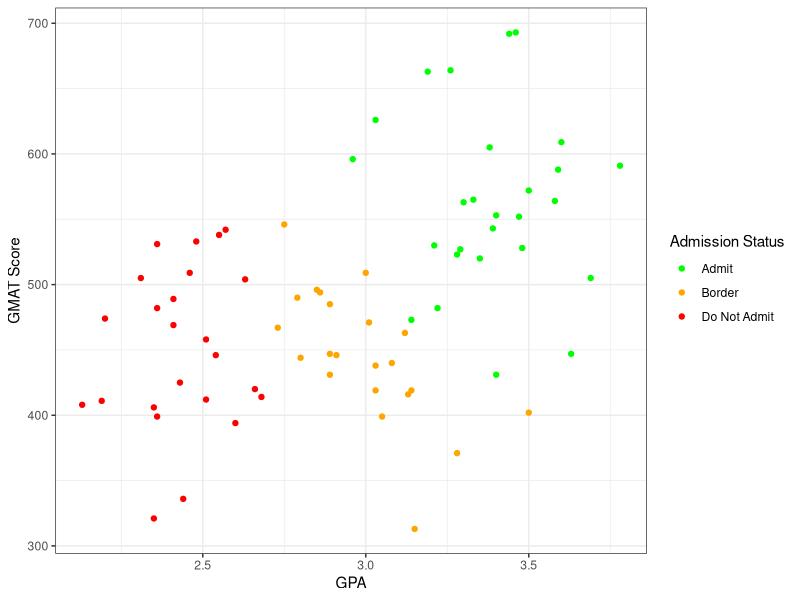
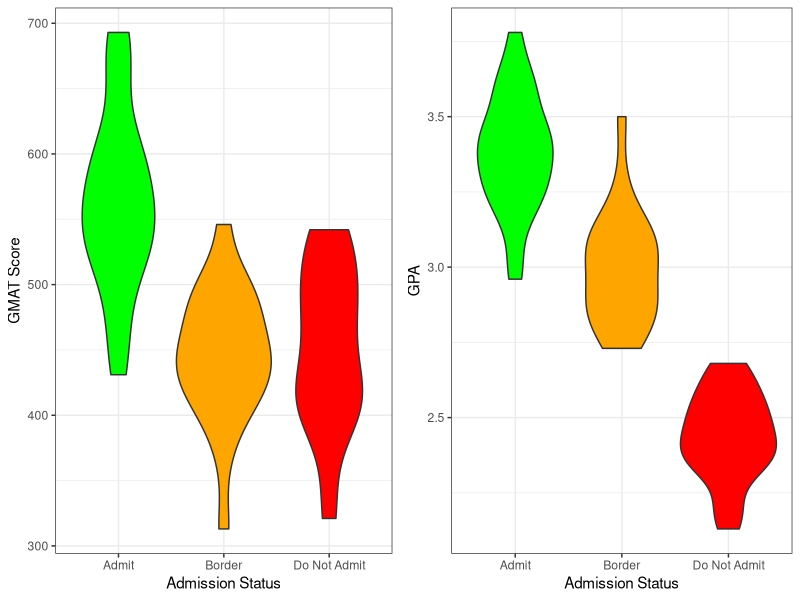
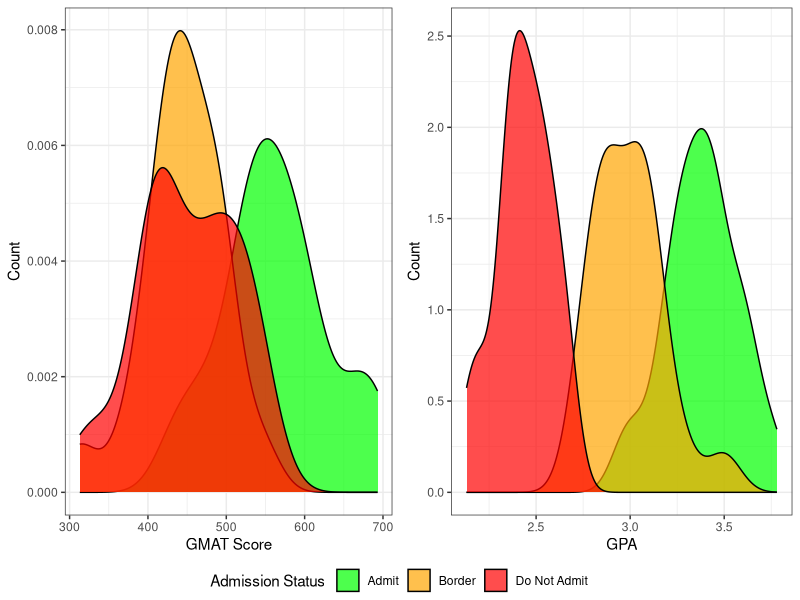

These figures' R source, in order:
## ---- chunk 1
library(tidyverse)
## ---- chunk 2
library(tidyverse)
library(gridExtra)
library(ggpubr) # For plotting histograms with common legend

admission <- read.csv("admission.csv")



str(admission)
admission$De <- as.factor(admission$De)

# Split into training and testing sets
admission_test <- admission %>% 
  group_by(De) %>% 
  slice_tail(n=4)

admission_train <- anti_join(admission, admission_test)

summary(admission_train)

# Scatter plot of GMAT vs GPA
ggplot(admission_train, aes(x=GPA, y=GMAT, col=De)) +
  geom_point() + 
  scale_color_manual("Admission Status",values=c("green", 'orange', "red"),
                    labels=c("Admit", "Border", "Do Not Admit")) +
  xlab("GPA") +
  ylab("GMAT Score") +
  theme_bw()

# Violin plots: GPA and GMAT vs admission status 
create_violin_plot <- function(data, y_var, y_label=y_var) {
  ggplot(data, aes(x = De, y = .data[[y_var]], fill = De)) +
    geom_violin() +
    scale_fill_manual(values = c("green", "orange", "red")) +
    guides(fill = "none") +
    xlab("Admission Status") +
    ylab(y_label) +
    scale_x_discrete(labels = c("Admit", "Border", "Do Not Admit")) +
    theme_bw()
}

gmat_vs_status <- create_violin_plot(admission_train, "GMAT", "GMAT Score")
gpa_vs_status <- create_violin_plot(admission_train, "GPA")
grid.arrange(gmat_vs_status, gpa_vs_status, nrow = 1, ncol = 2)

# Density plots
create_density <- function(data, xvar, xlabel = xvar) {
  p <- ggplot(data, aes(x = .data[[xvar]], fill = De)) +
    geom_density(alpha=0.7) +
    scale_fill_manual(
      name = "Admission Status",
      values = c("green", "orange", "red"), 
      labels = c("Admit", "Border", "Do Not Admit")
    ) +
    xlab(xlabel) +
    ylab("Count") +
    theme_bw() 
}

gpa_density <- create_density(admission_train, "GPA") 
gmat_density <- create_density(admission_train, "GMAT", "GMAT Score")

ggarrange(gmat_density, gpa_density, ncol=2, nrow=1, 
          common.legend = TRUE, legend="bottom")
## ---- chunk 3
#b)

library(MASS) # For LDA and QDA
library(caret) # For Confusion Matrix
library(ggplot2)



#Linear Discriminant Analysis on Training Data
vector <- c(-c(28,29,30,31,56,57,58,59,82,83,84,85))
#eliminates last 4 observations of each of the 3 groups
lda_model <- lda(De ~ GMAT + GPA, data=admission, subset = vector)
#LDA with training data

lda_test_pred <- predict(lda_model, admission_test)
lda_test_class <- lda_test_pred$class
De_test <-admission_test$De
table(lda_test_class, De_test)
#LDA Confusion Table for Test Data

Fraction_correct_test_predictions <- mean(lda_test_class == De_test)
misclassification_rate_test_LDA <- 1 - Fraction_correct_test_predictions
misclassification_rate_test_LDA
#Overall LDA misclassification rate for Test Data

lda_train_pred <- predict(lda_model, admission_train)
lda_train_class <- lda_train_pred$class
De_train <- admission_train$De
table(lda_train_class, De_train)
#LDA Confusion Table for Training Data

Fraction_correct_train_predictions <- mean(lda_train_class == De_train)
misclassification_rate_train_LDA <- 1 - Fraction_correct_train_predictions
misclassification_rate_train_LDA
#Overall LDA misclassification rate for Training Data


##### plot LDA desicion boundary line



#c)

#Quadratic Discriminant Analysis on Training data
qda_model <- qda(De ~ GMAT + GPA, data=admission, subset = vector)
#QDA with training data

qda_test_pred <- predict(qda_model, admission_test)
qda_test_class <- qda_test_pred$class
table(qda_test_class, De_test) 
#QDA Confusion Table for Test Data

Fraction_correct_test_predictions_QDA <- mean(qda_test_class == De_test)
misclassification_rate_test_QDA <- 1 - Fraction_correct_test_predictions_QDA
misclassification_rate_test_QDA
#Overall QDA misclassification rate for Test Data

qda_train_pred <- predict(qda_model, admission_train)
qda_train_class <- qda_train_pred$class
table(qda_train_class, De_train)
#QDA Confusion Table for Training Data

Fraction_correct_train_predictions_QDA <- mean(qda_train_class == De_train)
misclassification_rate_train_QDA <- 1 - Fraction_correct_train_predictions_QDA
misclassification_rate_train_QDA
#Overall QDA misclassification rate for Training Data


##### plot QDA desicion boundary line
